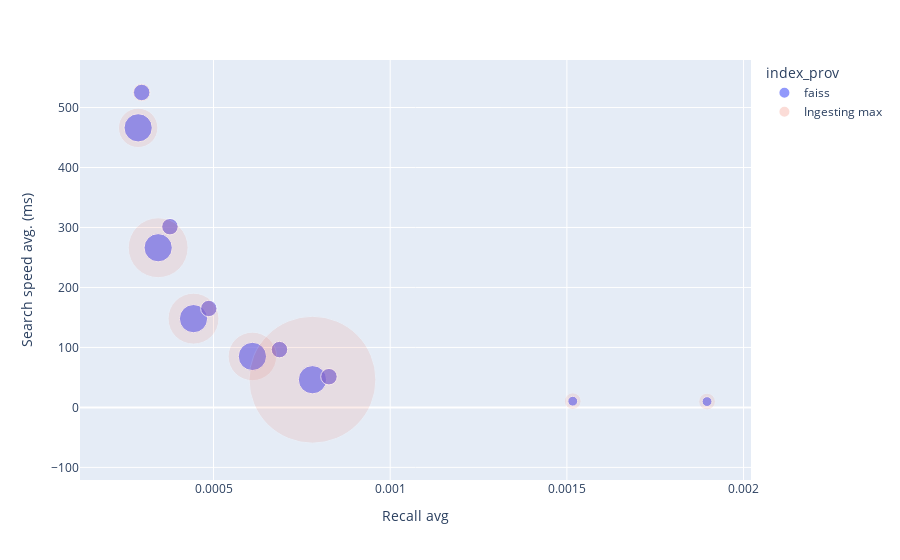

Write notebook code for a chart like this one.
### Code cell
import plotly.express as px
import plotly.graph_objects as go

# Your existing DataFrame and plot
fig = px.scatter(
    df_results,
    x="Recall avg",
    y="Search speed avg. (ms)",
    hover_data=["Index","ingesting_max","benchmarking_mean"],
    color="index_prov",
    size=df_results["benchmarking_mean"],
)

# Adding a similar scatter plot but with semi-transparency and different size mapping
fig.add_trace(
    go.Scatter(
        x=df_results["Recall avg"],
        y=df_results["Search speed avg. (ms)"],
        mode="markers",
        marker=dict(
            size=df_results["ingesting_max"] / 25,  # Size based on 'ingesting_max' column
            opacity=0.1,  # Semi-transparent markers
            # color=fig.data[0].marker.color,  # Use the same color as the first plot
            # line=dict(color="MediumPurple", width=2),
        ),
        hoverinfo="text",  # You can customize hover info as needed
        name="Ingesting max",
    )
)

fig.show()

### Figure 1 — Plotly figure (JSON) as saved in the notebook; plotly's stock layout.template omitted (floating-point values rounded to 4 significant figures)
{"data": [{"customdata": [["index: faiss IVF, n_partition=100, None, DOT", 983.9, 4151.0], ["index: faiss IVF, n_partition=200, None, DOT", 1496.0, 4152.0], ["index: faiss IVF, n_partition=400, None, DOT", 1272.0, 4152.0], ["index: faiss IVF, n_partition=800, None, DOT", 1212.0, 4154.0], ["index: faiss IVF, n_partition=1600, None, DOT", 3171.0, 4157.0], ["index: faiss IVF, n_partition=800, PQ8, DOT", 416.9, 502.7], ["index: faiss IVF, n_partition=1600, PQ8, DOT", 416.3, 505.6], ["index: faiss IVF, n_partition=100, SQ8, DOT", 459, 1406.0], ["index: faiss IVF, n_partition=200, SQ8, DOT", 416.5, 1407.0], ["index: faiss IVF, n_partition=400, SQ8, DOT", 397.9, 1408.0], ["index: faiss IVF, n_partition=800, SQ8, DOT", 416.1, 1409.0], ["index: faiss IVF, n_partition=1600, SQ8, DOT", 416.6, 1412.0]], "hovertemplate": "index_prov=faiss<br>Recall avg=%{x}<br>Search speed avg. (ms)=%{y}<br>benchmarking_mean=%{customdata[2]}<br>Index=%{customdata[0]}<br>ingesting_max=%{customdata[1]}<extra></extra>", "legendgroup": "faiss", "marker": {"color": "#636efa", "size": [4151.0, 4152.0, 4152.0, 4154.0, 4157.0, 502.7, 505.6, 1406.0, 1407.0, 1408.0, 1409.0, 1412.0], "sizemode": "area", "sizeref": 10.39, "symbol": "circle"}, "mode": "markers", "name": "faiss", "orientation": "v", "showlegend": true, "type": "scatter", "x": [0.0002867, 0.0003433, 0.0004433, 0.00061, 0.00078, 0.001517, 0.001897, 0.0002967, 0.0003767, 0.0004867, 0.0006867, 0.0008267], "xaxis": "x", "y": [466.1, 266.2, 148.0, 85.03, 46.19, 10.38, 9.735, 525.1, 301.4, 165.0, 96.4, 51.27], "yaxis": "y"}, {"hoverinfo": "text", "marker": {"opacity": 0.1, "size": [39.36, 59.84, 50.87, 48.5, 126.9, 16.68, 16.65, 18.36, 16.66, 15.92, 16.64, 16.66]}, "mode": "markers", "name": "Ingesting max", "type": "scatter", "x": [0.0002867, 0.0003433, 0.0004433, 0.00061, 0.00078, 0.001517, 0.001897, 0.0002967, 0.0003767, 0.0004867, 0.0006867, 0.0008267], "y": [466.1, 266.2, 148.0, 85.03, 46.19, 10.38, 9.735, 525.1, 301.4, 165.0, 96.4, 51.27]}], "layout": {"legend": {"itemsizing": "constant", "title": {"text": "index_prov"}, "tracegroupgap": 0}, "margin": {"t": 60}, "xaxis": {"anchor": "y", "domain": [0, 1], "title": {"text": "Recall avg"}}, "yaxis": {"anchor": "x", "domain": [0, 1], "title": {"text": "Search speed avg. (ms)"}}}}
